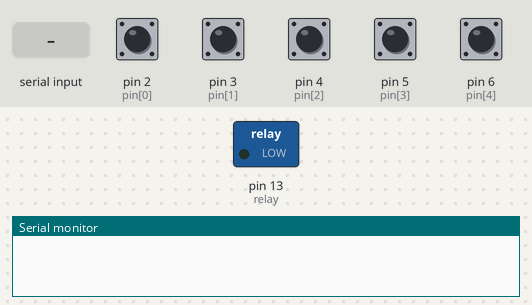
Bench run of a sketch on a simulated Arduino Uno, built with avr-gcc and run on an emulated ATmega328P. Parts: switched loads named in the sketch (green lamp = pin HIGH), the last lines printed to the serial monitor. Inputs (shaded band) come from the test bench; at power-on: pin 2 (pin[0]), pin 3 (pin[1]), pin 4 (pin[2]), pin 5 (pin[3]), pin 6 (pin[4]) HIGH. The modem accepts every AT command (registered, SIM ready, sends succeed) and sends nothing else.

Above: at 1.2 s.
1.3 s: pin 2 (pin[0]) pulled LOW for 0.15 s
At 2.5 s:
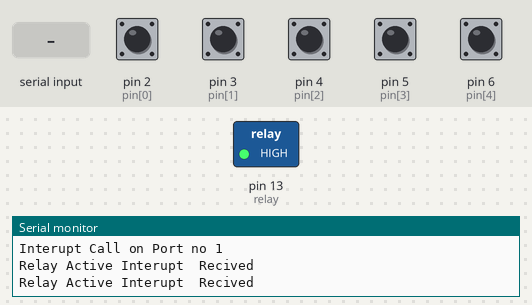
2.9 s: "RESET\n" received over Serial
At 4.6 s:
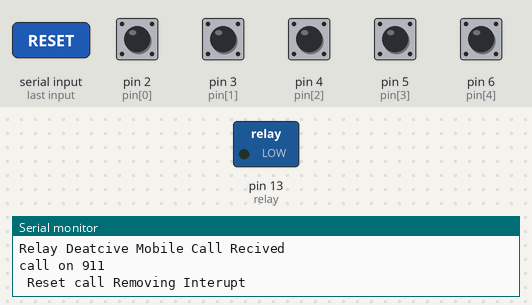
5.1 s: pin 2 (pin[0]) pulled LOW for 1 s
At 5.5 s:
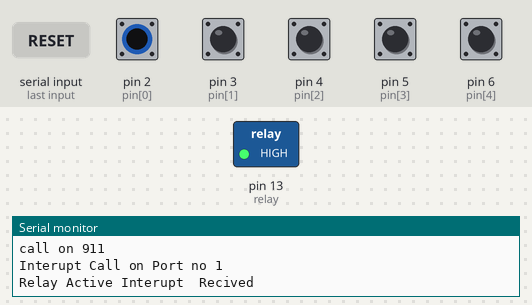
Timing chart, 0 to 8.1 s (numbered marks = the images above; inputs shaded):
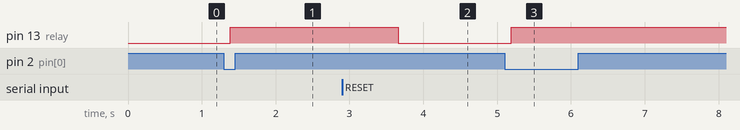

Measured:
- after the input at 1.3 s, pin 13 (relay): LOW → HIGH after 0.09 s
- after the input at 2.9 s, pin 13 (relay): HIGH → LOW after 0.76 s
- after the input at 5.1 s, pin 13 (relay): LOW → HIGH after 0.09 s

The sketch:

IOT_interupt_project.ino
```cpp
#include <SoftwareSerial.h>


#define GSM_RX_PIN 10
#define GSM_TX_PIN 11
int pin[5]={2,3,4,5,6};
int relay = LED_BUILTIN;
int reset_button=8;//
bool interupt1_state =0;
bool interupt2_state=0;
bool interupt3_state =0;
bool interupt4_state=0;
bool interupt5_state=0;
bool flag;// for interutp indication
uint16_t prev_time ;
uint16_t curr_time ;
uint16_t d_time=1000;
uint16_t last_time ;
//uint16_t curr_time ;
//uint16_t d_time=1000;
int  last_state=0;
String command;
String command_s;

int state;
SoftwareSerial gsmSerial(GSM_RX_PIN, GSM_TX_PIN);
void setup() {
  // put your setup code here, to run once:
for(int i =0;i<5;i++){
pinMode(pin[i],INPUT_PULLUP);
//attachInterrupt(digitalPinToInterrupt(pin[i]),Interuptcall(pin[i]),CHANGE);
}
pinMode(relay,OUTPUT);
pinMode(reset_button,OUTPUT);
Serial.begin(9600);
gsmSerial.begin(9600);

}
// function to send message on mobile from gsm
void gsmMsg(const String& message) {
  gsmSerial.println("AT+CMGF=1"); // Set SMS
  delay(10);
  gsmSerial.println("AT+CMGS=\"+1234567890\""); //mobile on
  delay(10);
  gsmSerial.println(message);
  delay(10);
  gsmSerial.write(26); // End of message character
}

// interupt function for interupt detection and
void Interuptcall(int interupt_no){
  switch(interupt_no){
  case 2:interupt1_state = 1;
    sendmsg(1);
    gsmMsg("Iterupt at port 1");
    //gsmCall();
    break;
  case 3:interupt2_state = 1;
    sendmsg(2);
    gsmMsg("Iterupt at port 2");
    //gsmCall();
    break;
  case 4:interupt3_state = 1;
    sendmsg(3);
    gsmMsg("Iterupt at port 3");
    //gsmCall();
    break;
  case 5:interupt4_state = 1;
    sendmsg(4);
    gsmMsg("Iterupt at port 4");
    //gsmCall();
    break;
  case 6:interupt5_state = 1;
    sendmsg(5);
    gsmMsg("Iterupt at port 5");
    //gsmCall();
    break;

  case 10:
    interupt5_state = 0;
    interupt4_state = 0;
    interupt3_state = 0;
    interupt2_state = 0;
    interupt1_state = 0;
    sendmsg(10);
    gsmMsg("Relay activated");
    break;
  }
}

// to display interupt detection on remote site i.e serial monitor
void sendmsg(int pin_no){

  String txt =(pin_no!=10) ? "Interupt Call on Port no " + String(pin_no) : " Reset call Removing Interupt" ;

  Serial.println("call on 911");
  Serial.println(txt);

  }

void gsmCall() {// gsm module call on mobile fuctnion
  gsmSerial.println("ATD+1234567890;"); // phone number
}


void sendResetNotification(const String& location) {
  gsmSerial.println("AT+CMGF=1"); // Set SMS text mode
  delay(100);
  gsmSerial.println("AT+CMGS=\"+1234567890\""); // Replace with recipient's phone number
  delay(100);
  gsmSerial.print("Reset notification\n");
  gsmSerial.print(location);
  gsmSerial.write(26); // End of message character
}


void relay_control(bool value){
  digitalWrite(relay,value);
  }


//  String getGSMTimestamp(){
//  boolean notConnected = true;
//
//  return println("AT+CCLK?",1000);
//}


void relay_call(bool states){
  if(states==1){
  Serial.println("Relay Active Interupt  Recived");
  relay_control(states);
  }
  if(states==0){

  Serial.println("Relay Deatcive Mobile Call Recived");
  relay_control(states);
  }
  delay(500);}


bool call() //call from mobile etc
{
  Serial.println("Disabling interupt  ");
  return 1;}


void loop() {
  // put your main code here, to run repeatedly:

int rst_rd = digitalRead(reset_button);

if(rst_rd!=last_state){
  last_time=millis();
  Serial.print("last time ");
  Serial.println(last_time);

  }

if((millis()-last_time)>2000){ //  reset button should pressed 0.1 sec; to reset to avaoid ambigous reset
  if(rst_rd!=state){
    state=rst_rd;
    Serial.print("button pressed rst value  ");
    Serial.println(state);


    if(state){
      Interuptcall(10);
       relay_call(0);

    String reset_sms="Reset recived at time x"; //+ String(getGSMTimestamp());
    sendResetNotification(reset_sms);}
    }

  last_state=rst_rd;}


if(digitalRead(pin[0])==0 && interupt1_state==0 ){
  Interuptcall(pin[0]);
  }


if(digitalRead(pin[1])==0&& interupt2_state==0){
  Interuptcall(pin[1]);
  }

if(digitalRead(pin[2])==0&& interupt3_state==0){
  Interuptcall(pin[2]);
  }

if(digitalRead(pin[3])==0&& interupt4_state==0){
  Interuptcall(pin[3]);
  }
if(digitalRead(pin[4])==0&& interupt5_state==0){
  Interuptcall(pin[4]);
  }


if(gsmSerial.available())// for gsm reset
{
 command = gsmSerial.readStringUntil('\n');
    command.trim();
    if (command == "RESET") {

      String location = "House no xyz";
      sendResetNotification(location);
    }
  }


if(Serial.available()) {
 command_s = Serial.readStringUntil('\n');
    command_s.trim();
    Serial.println("SERIAL RESET");
    if(command_s == "RESET") {


      String location = "House no xyz";
      sendResetNotification(location);
  if(command_s =="RESET" &&flag ==1){
    Serial.println("the interutp is being disable ");
    relay_call(0);
    Interuptcall(10);
    String reset_sms="Reset recived at time x"; //+ String(getGSMTimestamp());
    sendResetNotification(reset_sms);
    flag=0;}

    }

  }


if(interupt5_state||
    interupt4_state||
    interupt3_state||
    interupt2_state||
    interupt1_state ){
      relay_call(1);
      delay(500);//after call wait for 10 send
      flag=1;
    }


    else if(command =="RESET" &&flag ==1){//receive reset from gsm
    Serial.println("the interutp is being disable ");
    relay_call(0);
    Interuptcall(10);
    String reset_sms="Reset recived at time x"; //+ String(getGSMTimestamp());
    sendResetNotification(reset_sms);
    flag=0;}


}
```
